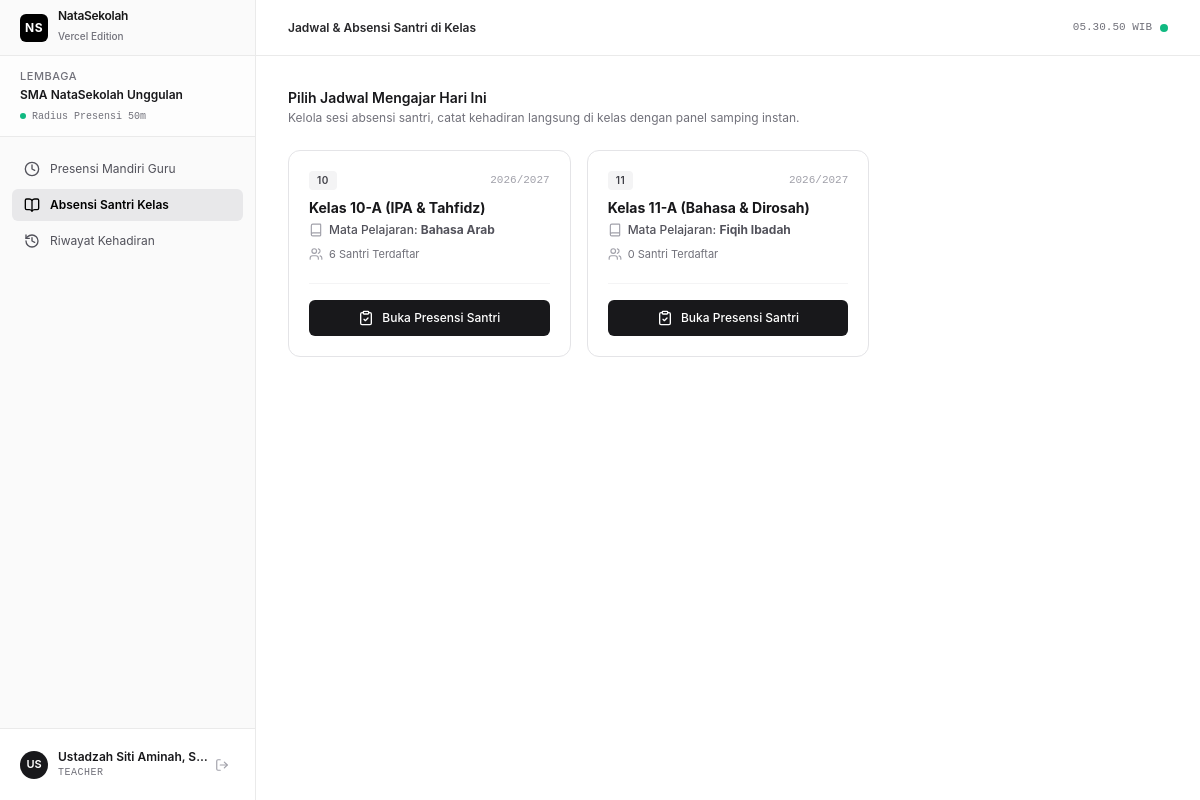
Before: /teacher/classes (signed in) with the older database file.
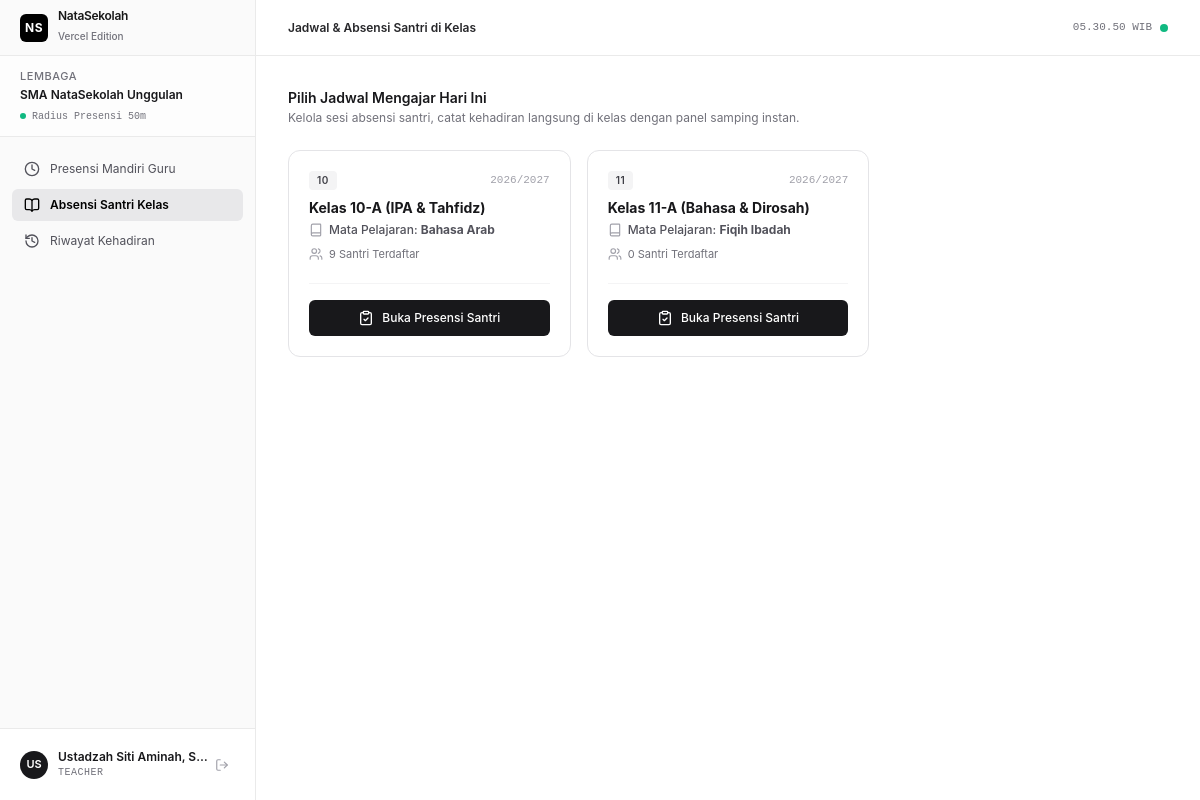
After: the same page with the newer database file.
### tables this page shows
CREATE TABLE teacher_assignments (
            id TEXT PRIMARY KEY,
            institution_id TEXT NOT NULL,
            teacher_id TEXT NOT NULL,
            classroom_id TEXT NOT NULL,
            subject_id TEXT NOT NULL,
            created_at TIMESTAMP DEFAULT CURRENT_TIMESTAMP,
            UNIQUE(teacher_id, classroom_id, subject_id),
            FOREIGN KEY (institution_id) REFERENCES institutions(id) ON DELETE CASCADE,
            FOREIGN KEY (teacher_id) REFERENCES users(id) ON DELETE CASCADE,
            FOREIGN KEY (classroom_id) REFERENCES classrooms(id) ON DELETE CASCADE,
            FOREIGN KEY (subject_id) REFERENCES subjects(id) ON DELETE CASCADE
        );

CREATE TABLE classrooms (
            id TEXT PRIMARY KEY,
            institution_id TEXT NOT NULL,
            name TEXT NOT NULL, -- Contoh: "Kelas 10-A IPA", "Kelas 7-B Tahfidz"
            level TEXT NOT NULL, -- Contoh: "10", "7"
            academic_year TEXT DEFAULT '2026/2027',
            created_at TIMESTAMP DEFAULT CURRENT_TIMESTAMP,
            FOREIGN KEY (institution_id) REFERENCES institutions(id) ON DELETE CASCADE
        );

CREATE TABLE subjects (
            id TEXT PRIMARY KEY,
            institution_id TEXT NOT NULL,
            name TEXT NOT NULL, -- Contoh: "Matematika", "Bahasa Arab", "Tahfidz"
            code TEXT,
            created_at TIMESTAMP DEFAULT CURRENT_TIMESTAMP,
            FOREIGN KEY (institution_id) REFERENCES institutions(id) ON DELETE CASCADE
        );

### server.py (the view)
@app.get("/teacher/classes", response_class=HTMLResponse)
async def teacher_classes_page(request: Request):
    user = get_current_user(request)
    if not user:
        return RedirectResponse(url="/login")
    if user["role"] not in ["TEACHER", "ADMIN"]:
        return RedirectResponse(url="/attendance")
    conn = get_db()
    cur = conn.cursor()
    if user["role"] == "ADMIN":
        cur.execute("""
            SELECT a.id as assignment_id, c.name as classroom_name, c.level, c.academic_year,
                   s.name as subject_name,
                   (SELECT COUNT(*) FROM students std WHERE std.classroom_id = c.id AND std.is_active = 1) as total_students
            FROM teacher_assignments a
            JOIN classrooms c ON a.classroom_id = c.id
            JOIN subjects s ON a.subject_id = s.id
            WHERE a.institution_id = ?
            ORDER BY c.name ASC
        """, (user["institution_id"],))
    else:
        cur.execute("""
            SELECT a.id as assignment_id, c.name as classroom_name, c.level, c.academic_year,
                   s.name as subject_name,
                   (SELECT COUNT(*) FROM students std WHERE std.classroom_id = c.id AND std.is_active = 1) as total_students
            FROM teacher_assignments a
            JOIN classrooms c ON a.classroom_id = c.id
            JOIN subjects s ON a.subject_id = s.id
            WHERE a.institution_id = ? AND a.teacher_id = ?
            ORDER BY c.name ASC
        """, (user["institution_id"], user["id"]))
    classes = [dict(r) for r in cur.fetchall()]
    conn.close()
    return templates.TemplateResponse(
        request=request,
        name="teacher_classes.html",
        context={
            "user": user,
            "active_menu": "classes",
            "classes": classes
        }
    )

### templates/teacher_classes.html (shortened to what this page needs)
{% extends "base.html" %}
{% block header_title %}Jadwal & Absensi Santri di Kelas{% endblock %}
{% block content %}
<div class="space-y-6">
  <div>
    <h3 class="text-sm font-semibold text-zinc-900">Pilih Jadwal Mengajar Hari Ini</h3>
    <p class="text-xs text-zinc-500 mt-0.5">Kelola sesi absensi santri, catat kehadiran langsung di kelas dengan panel samping instan.</p>
  </div>
  <div class="grid grid-cols-1 md:grid-cols-2 lg:grid-cols-3 gap-4">
    {% for c in classes %}
    <div class="rounded-xl border border-zinc-200 bg-white p-5 hover:border-zinc-400 transition-all shadow-2xs flex flex-col justify-between">
      <div>
        <div class="flex items-center justify-between">
          <span class="px-2 py-0.5 rounded text-[10px] font-semibold bg-zinc-100 text-zinc-700 uppercase tracking-wider">{{ c.level }}</span>
          <span class="text-[11px] text-zinc-400 font-mono">{{ c.academic_year }}</span>
        </div>
        <h4 class="text-sm font-bold text-zinc-900 mt-2">{{ c.classroom_name }}</h4>
        <div class="text-xs text-zinc-600 font-medium mt-1 flex items-center gap-1.5">
          <i data-lucide="book" class="w-3.5 h-3.5 text-zinc-400"></i>
          <span>Mata Pelajaran: <b>{{ c.subject_name }}</b></span>
        </div>
        <div class="text-[11px] text-zinc-500 mt-2 flex items-center gap-1.5">
          <i data-lucide="users" class="w-3.5 h-3.5 text-zinc-400"></i>
          <span>{{ c.total_students }} Santri Terdaftar</span>
        </div>
      </div>
      <div class="mt-5 pt-4 border-t border-zinc-100">
        <a href="/teacher/attendance/{{ c.assignment_id }}"
           class="w-full h-9 rounded-md bg-zinc-900 hover:bg-zinc-800 text-white text-xs font-medium transition-colors flex items-center justify-center gap-2 shadow-2xs">
          <i data-lucide="clipboard-check" class="w-4 h-4"></i>
          <span>Buka Presensi Santri</span>
        </a>
      </div>
    </div>
    {% endfor %}
  </div>
</div>
{% endblock %}

Changed rows visible on the page:
changed teacher_assignments "Kelas 10-A (IPA & Tahfidz)": total_students "6" → "9"
